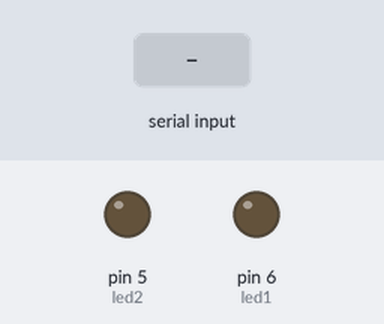
The sketch below on a simulated Arduino Uno, built with avr-gcc and run on an emulated ATmega328P. Shown: output pins drawn as LEDs (lit = HIGH). Inputs (shaded band) come from the test bench. What the sketch prints to the serial monitor is not drawn.

Above: at 1.2 s.
1.3 s: "1" received over Serial
At 2.5 s:
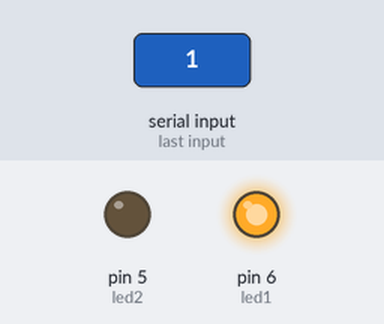
2.8 s: "3" received over Serial
At 3.7 s:
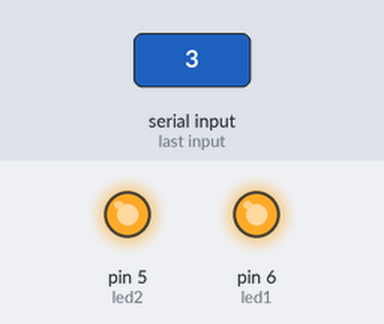
4.3 s: "0" received over Serial
At 4.9 s:
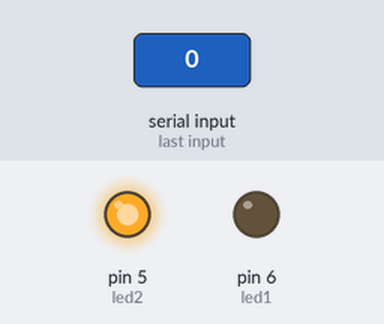
5.8 s: "2" received over Serial
At 7.0 s:
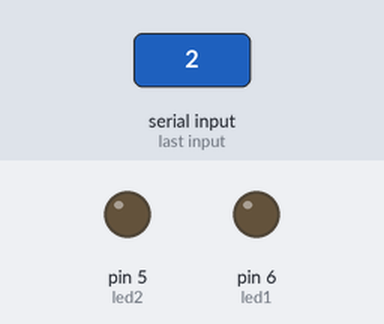
7.3 s: "5" received over Serial
At 8.4 s:
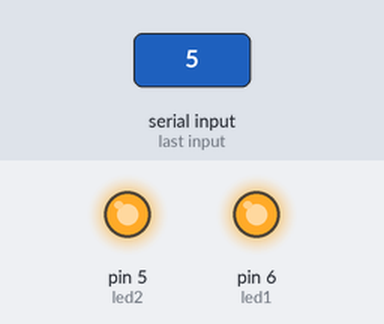
Timing chart, 0 to 9.8 s (numbered marks = the images above; inputs shaded):
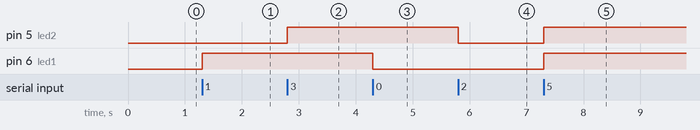

Measured:
- after the input at 1.3 s, pin 6 (led1): LOW → HIGH at once
- after the input at 2.8 s, pin 5 (led2): LOW → HIGH at once
- after the input at 4.3 s, pin 6 (led1): HIGH → LOW at once
- after the input at 5.8 s, pin 5 (led2): HIGH → LOW at once
- after the input at 7.3 s, pin 5 (led2), pin 6 (led1): LOW → HIGH at once

The sketch:

tkinter-arduino-led.ino
```cpp
char  serialData;
int led1 = 6;
int led2 = 5;

void setup()
{
  pinMode(led1, OUTPUT);
  pinMode(led2, OUTPUT);
  Serial.begin(115200);
}

void loop() {
  if (Serial.available() > 0) {
    serialData = Serial.read();
    Serial.print(serialData);

    if (serialData == '0') {
      digitalWrite(led1, LOW);
    } else if (serialData == '1') {
      digitalWrite(led1, HIGH);
    } else if (serialData == '2') {
      digitalWrite(led2, LOW);
    } else if (serialData == '3') {
      digitalWrite(led2, HIGH);
    } else if (serialData == '4') {
      digitalWrite(led1, LOW);
      digitalWrite(led2, LOW);
    } else if (serialData == '5') {
      digitalWrite(led1, HIGH);
      digitalWrite(led2, HIGH);
    }
  }
}
```
